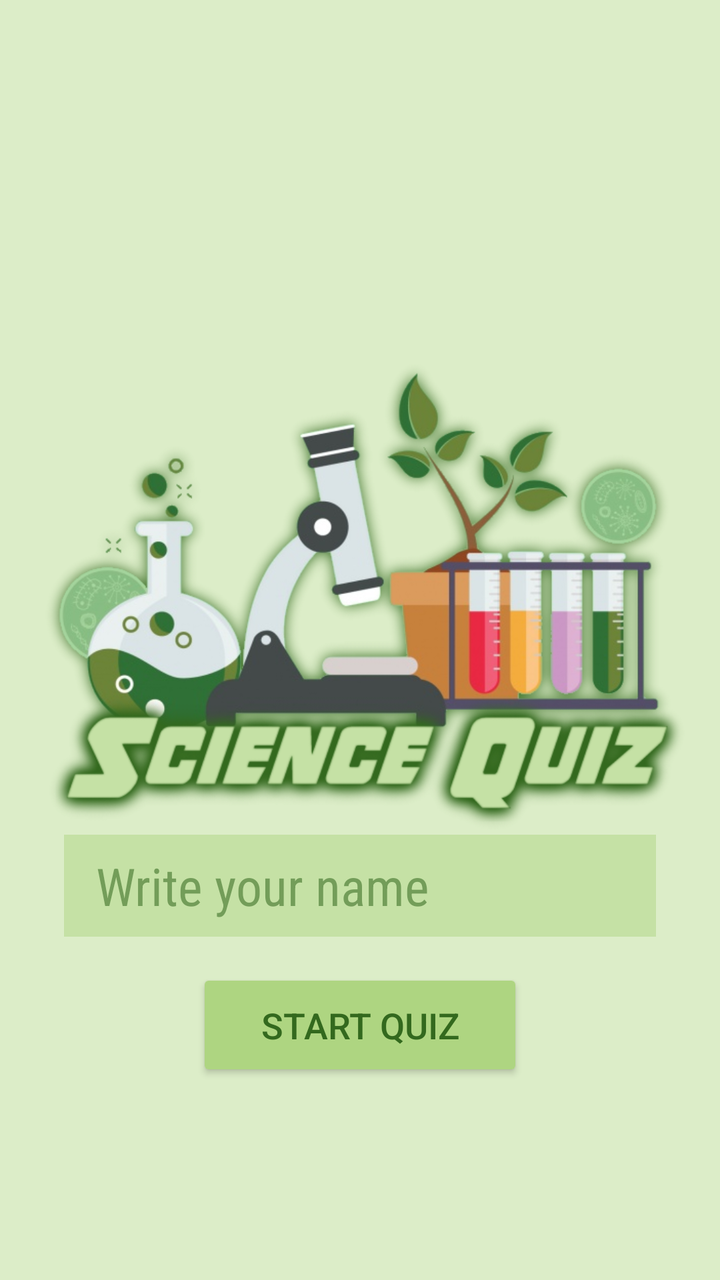
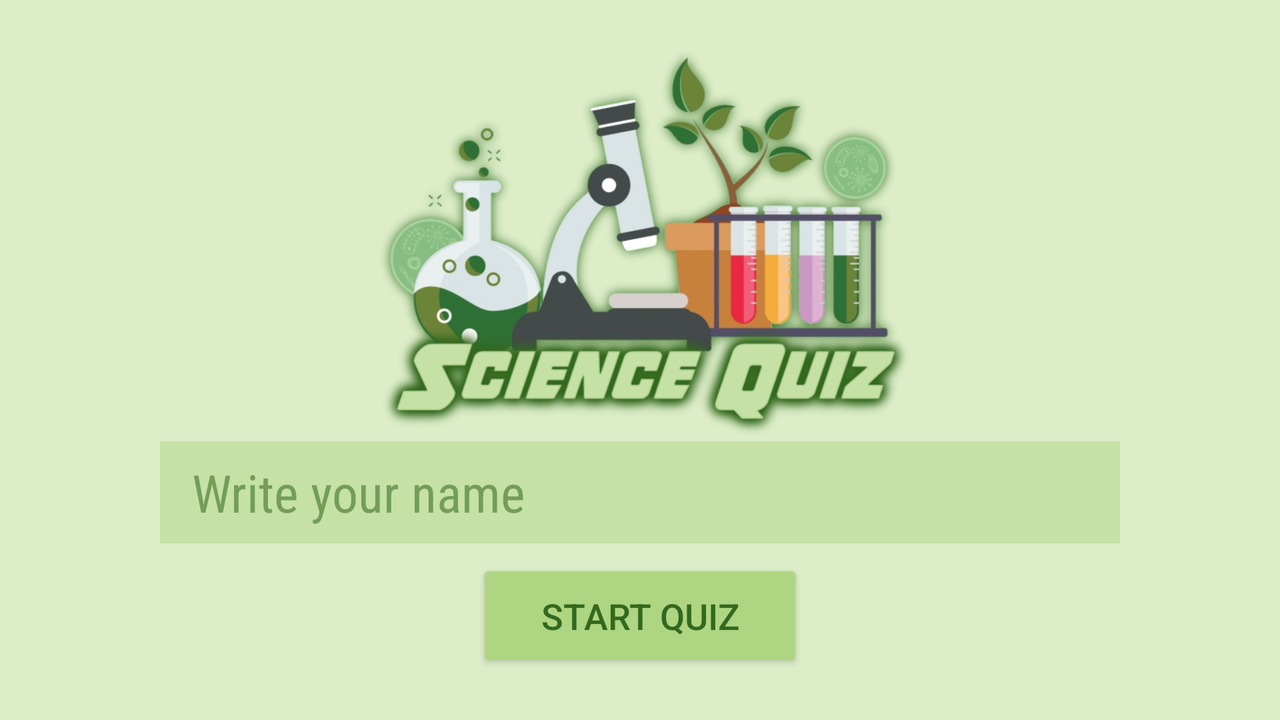

One screen, two layout resources from the same app: the default and the repository's alternative for another configuration. Each is rendered where Android would select it; the XML of both is given below.
<!-- AndroidManifest.xml: application theme AppTheme -->
<!-- res/layout/activity_launcher_screen.xml -->
<?xml version="1.0" encoding="utf-8"?>
<RelativeLayout
    xmlns:android="http://schemas.android.com/apk/res/android"
    xmlns:tools="http://schemas.android.com/tools"
    tools:context="com.cat.black.sciencequiz.LauncherScreen"
    android:id="@+id/activity_launcher_screen"
    android:layout_width="match_parent"
    android:layout_height="match_parent"
    android:background="@color/mint_cream">

    <LinearLayout
        android:id="@+id/loading_main"
        android:layout_width="match_parent"
        android:layout_height="wrap_content"
        android:layout_margin="@dimen/material_margin"
        android:layout_centerInParent="true"
        android:orientation="vertical">

        <ImageView
            android:src="@drawable/load_screen"
            android:layout_width="wrap_content"
            android:layout_height="wrap_content"
            android:scaleType="fitCenter"
            android:adjustViewBounds="true"/>

        <EditText
            android:id="@+id/enter_name"
            android:hint="@string/tip_enter_name"
            android:textColor="@color/pine_tree"
            android:textColorHint="@color/lucid_pine_tree"
            android:textSize="@dimen/textfield_fontsize"
            android:fontFamily="sans-serif-condensed"
            android:layout_width="match_parent"
            android:layout_height="wrap_content"
            android:layout_marginLeft="@dimen/material_margin"
            android:layout_marginRight="@dimen/material_margin"
            android:paddingLeft="@dimen/textfield_spacing_v"
            android:paddingRight="@dimen/textfield_spacing_v"
            android:paddingTop="@dimen/textfield_spacing_h"
            android:paddingBottom="@dimen/textfield_spacing_h"
            android:background="@color/pistaccio"
            android:inputType="textPersonName|textCapWords"/>

    </LinearLayout>

    <Button
        android:id="@+id/button_start"
        android:text="@string/button_start"
        style="@style/lime_button"
        android:layout_below="@id/loading_main"
        android:layout_centerHorizontal="true"
        android:onClick="starter"/>

</RelativeLayout>
<!-- resources referenced by this layout -->
<resources>
  <color name="lucid_pine_tree">#9033691e</color>
  <color name="mint_cream">#dcedc8</color>
  <color name="pine_tree">#33691e</color>
  <color name="pistaccio">#C5E1A5</color>
  <dimen name="material_margin">16dp</dimen>
  <dimen name="textfield_fontsize">26sp</dimen>
  <dimen name="textfield_spacing_h">8dp</dimen>
  <dimen name="textfield_spacing_v">16dp</dimen>
  <!-- drawable load_screen: png bitmap (drawable, 218496 bytes) -->
  <string name="button_start">Start Quiz</string>
  <string name="tip_enter_name">Write your name</string>
  <!-- from res/values-v21/ -->
  <style name="lime_button">
          <item name="android:layout_height">wrap_content</item>
          <item name="android:layout_width">wrap_content</item>
          <item name="android:paddingLeft">32dp</item>
          <item name="android:paddingRight">32dp</item>
          <item name="android:paddingTop">16dp</item>
          <item name="android:paddingBottom">16dp</item>
          <item name="android:textSize">18sp</item>
          <item name="android:backgroundTint">@color/lime_slice</item>
          <item name="android:elevation">4dp</item>
          <item name="android:textColor">@color/pine_tree</item>
      </style>
  <!-- from res/values-v21/ -->
  <style name="AppTheme" parent="Theme.AppCompat.Light.NoActionBar">
          <item name="android:colorAccent">@color/pine_tree</item>
          <item name="colorAccent">@color/pine_tree</item>
          <item name="colorPrimaryDark">@color/lime_slice</item>
          <item name="android:navigationBarColor">@color/lime_slice</item>
          <item name="android:windowBackground">@color/spearmint_light</item>
          <item name="android:colorBackground">@color/mint_cream</item>
          <item name="colorPrimary">@color/mint_cream</item>
          <item name="android:textColorPrimary">@color/charcoal</item>
          <item name="android:statusBarColor">@color/lime_slice</item>
          <item name="android:keyBackground">@color/lucid_lime_slice</item>
          <item name="android:keyTextColor">@color/pine_tree</item>
      </style>
  <color name="lime_slice">#aed581</color>
  <color name="spearmint_light">#f4faef</color>
  <color name="charcoal">#353535</color>
  <color name="lucid_lime_slice">#F5aed581</color>
</resources>
<!-- res/layout-land/activity_launcher_screen.xml (the repository's variant of the layout above) -->
<!-- drawn on the phone turned sideways -->
<?xml version="1.0" encoding="utf-8"?>
<RelativeLayout
    xmlns:android="http://schemas.android.com/apk/res/android"
    xmlns:tools="http://schemas.android.com/tools"
    tools:context="com.cat.black.sciencequiz.LauncherScreen"
    android:id="@+id/activity_launcher_screen"
    android:layout_width="match_parent"
    android:layout_height="match_parent"
    android:background="@color/mint_cream">

    <LinearLayout
        android:id="@+id/loading_main"
        android:layout_width="match_parent"
        android:layout_height="wrap_content"
        android:layout_margin="@dimen/material_margin"
        android:orientation="vertical">

        <ImageView
            android:src="@drawable/load_screen"
            android:layout_width="wrap_content"
            android:layout_height="0dp"
            android:layout_weight="1"
            android:scaleType="centerInside"
            android:layout_gravity="center"
            android:adjustViewBounds="true"/>

        <EditText
            android:id="@+id/enter_name"
            android:hint="@string/tip_enter_name"
            android:textColor="@color/pine_tree"
            android:textColorHint="@color/lucid_pine_tree"
            android:textSize="@dimen/textfield_fontsize"
            android:fontFamily="sans-serif-condensed"
            android:layout_width="match_parent"
            android:layout_height="wrap_content"
            android:layout_marginLeft="64dp"
            android:layout_marginRight="64dp"
            android:paddingLeft="@dimen/textfield_spacing_v"
            android:paddingRight="@dimen/textfield_spacing_v"
            android:paddingTop="@dimen/textfield_spacing_h"
            android:paddingBottom="@dimen/textfield_spacing_h"
            android:background="@color/pistaccio"
            android:inputType="textPersonName|textCapWords"/>

        <Button
            android:id="@+id/button_start"
            android:text="@string/button_start"
            style="@style/lime_button"
            android:layout_marginTop="8dp"
            android:layout_marginBottom="8dp"
            android:layout_gravity="center_horizontal"
            android:onClick="starter"/>

    </LinearLayout>



</RelativeLayout>
<!-- resources referenced by the variant -->
<!-- as the phone turned sideways resolves them -->
<resources>
  <color name="lucid_pine_tree">#9033691e</color>
  <color name="mint_cream">#dcedc8</color>
  <color name="pine_tree">#33691e</color>
  <color name="pistaccio">#C5E1A5</color>
  <!-- from res/values-land/ -->
  <dimen name="material_margin">16dp</dimen>
  <!-- from res/values-land/ -->
  <dimen name="textfield_fontsize">26sp</dimen>
  <!-- from res/values-land/ -->
  <dimen name="textfield_spacing_h">8dp</dimen>
  <!-- from res/values-land/ -->
  <dimen name="textfield_spacing_v">16dp</dimen>
  <!-- drawable load_screen: png bitmap (drawable, 218496 bytes) -->
  <string name="button_start">Start Quiz</string>
  <string name="tip_enter_name">Write your name</string>
  <!-- from res/values-v21/ -->
  <style name="lime_button">
          <item name="android:layout_height">wrap_content</item>
          <item name="android:layout_width">wrap_content</item>
          <item name="android:paddingLeft">32dp</item>
          <item name="android:paddingRight">32dp</item>
          <item name="android:paddingTop">16dp</item>
          <item name="android:paddingBottom">16dp</item>
          <item name="android:textSize">18sp</item>
          <item name="android:backgroundTint">@color/lime_slice</item>
          <item name="android:elevation">4dp</item>
          <item name="android:textColor">@color/pine_tree</item>
      </style>
  <!-- from res/values-v21/ -->
  <style name="AppTheme" parent="Theme.AppCompat.Light.NoActionBar">
          <item name="android:colorAccent">@color/pine_tree</item>
          <item name="colorAccent">@color/pine_tree</item>
          <item name="colorPrimaryDark">@color/lime_slice</item>
          <item name="android:navigationBarColor">@color/lime_slice</item>
          <item name="android:windowBackground">@color/spearmint_light</item>
          <item name="android:colorBackground">@color/mint_cream</item>
          <item name="colorPrimary">@color/mint_cream</item>
          <item name="android:textColorPrimary">@color/charcoal</item>
          <item name="android:statusBarColor">@color/lime_slice</item>
          <item name="android:keyBackground">@color/lucid_lime_slice</item>
          <item name="android:keyTextColor">@color/pine_tree</item>
      </style>
  <color name="lime_slice">#aed581</color>
  <color name="spearmint_light">#f4faef</color>
  <color name="charcoal">#353535</color>
  <color name="lucid_lime_slice">#F5aed581</color>
</resources>
